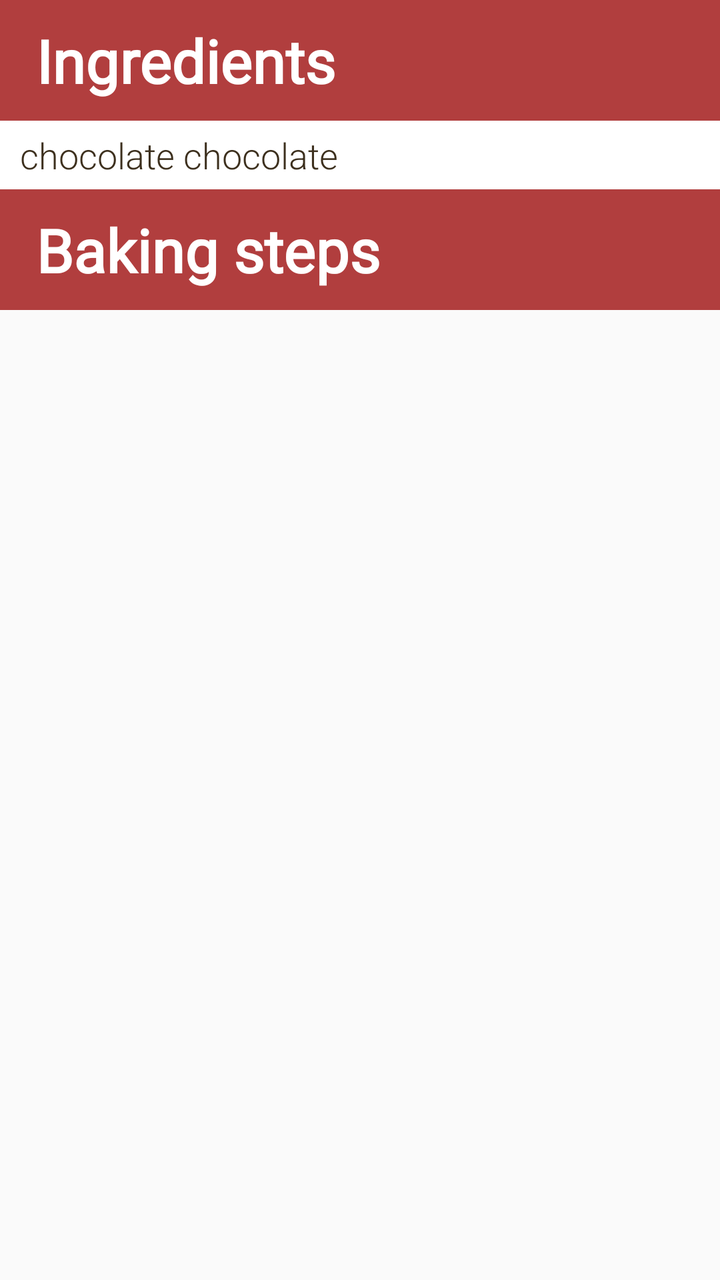
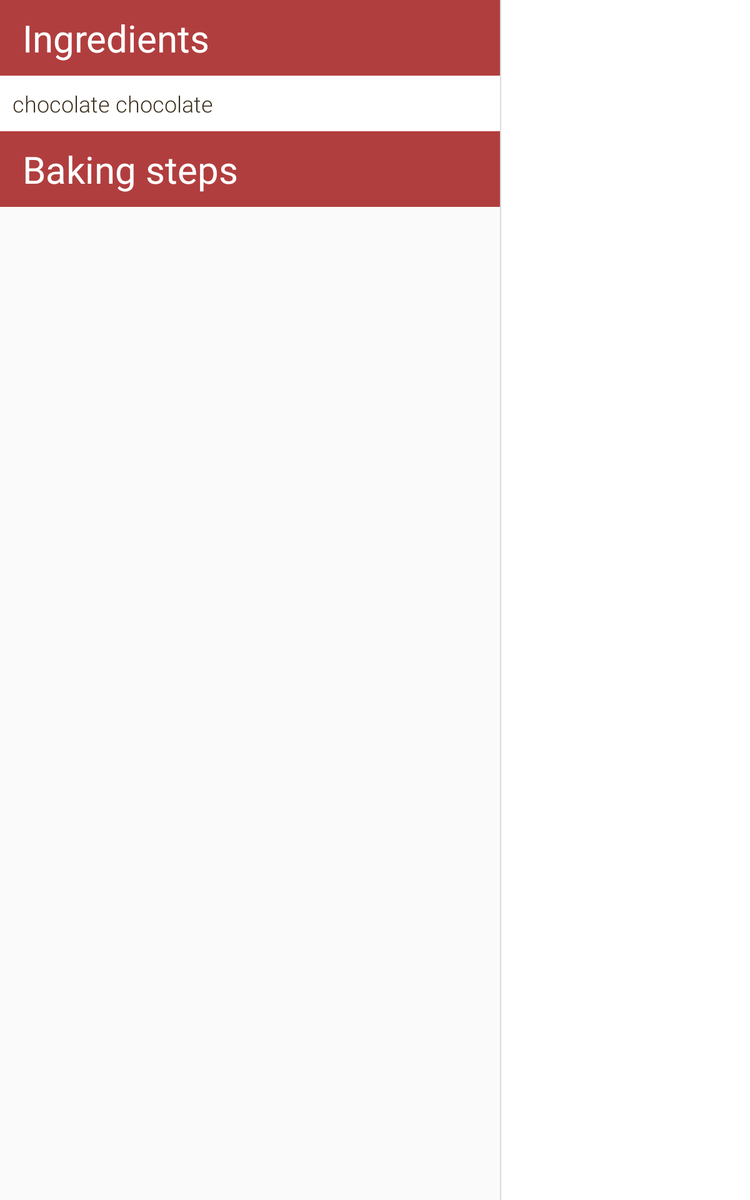

Two renders of one Android screen. The first uses the default layout on a phone; the second uses the alternative layout the repository ships for a different screen configuration, on a matching device. The two XML files are below.
<!-- AndroidManifest.xml: application theme AppTheme -->
<!-- res/layout/activity_item_frame_layout.xml -->
<ScrollView xmlns:android="http://schemas.android.com/apk/res/android"
    xmlns:app="http://schemas.android.com/apk/res-auto"
    xmlns:tools="http://schemas.android.com/tools"
    android:id="@+id/content_step_list_scrollView"
    android:layout_width="match_parent"
    android:layout_height="match_parent"
    android:scrollbarStyle="outsideOverlay"
    app:layoutManager="LinearLayoutManager"
    app:layout_behavior="@string/appbar_scrolling_view_behavior"
    tools:context=".ItemDetailActivity">


    <RelativeLayout xmlns:android="http://schemas.android.com/apk/res/android"
        xmlns:app="http://schemas.android.com/apk/res-auto"
        xmlns:tools="http://schemas.android.com/tools"
        android:layout_width="match_parent"
        android:layout_height="wrap_content">

        <RelativeLayout
            android:id="@+id/recipe_ingredients_layout"
            android:layout_width="match_parent"
            android:layout_height="wrap_content"
            android:background="@color/colorWhite"
            android:orientation="vertical">

            <RelativeLayout
                android:id="@+id/ingredient_title_layout"
                android:layout_width="match_parent"
                android:layout_height="wrap_content">

                <TextView
                    android:layout_width="match_parent"
                    android:layout_height="wrap_content"
                    android:background="@color/colorPrimary"
                    android:fontFamily="@font/amita"
                    android:padding="10dp"
                    android:paddingStart="18dp"
                    android:paddingEnd="0dp"
                    android:text="@string/tv_ingredients"
                    android:textColor="@color/colorWhite"
                    android:textSize="30sp"
                    android:textStyle="bold" />

            </RelativeLayout>


            <TextView
                android:id="@+id/tv_ingredients"
                android:layout_width="match_parent"
                android:layout_height="wrap_content"
                android:layout_below="@id/ingredient_title_layout"
                android:background="@color/colorSubLayout"
                android:fontFamily="sans-serif-light"
                android:padding="5dp"
                android:paddingStart="10dp"
                android:paddingEnd="0dp"
                android:text="@string/tvIngredients_sampleText"
                android:textColor="@color/colorTextLayout"
                android:textSize="18sp" />

        </RelativeLayout>

        <LinearLayout
            android:id="@+id/bakingSteps"
            android:layout_width="match_parent"
            android:layout_height="wrap_content"
            android:layout_below="@id/recipe_ingredients_layout"
            android:elevation="4dp"
            android:orientation="vertical">

            <TextView
                android:layout_width="match_parent"
                android:layout_height="wrap_content"
                android:background="@color/colorPrimary"
                android:fontFamily="@font/amita"
                android:padding="10dp"
                android:paddingStart="18dp"
                android:paddingEnd="0dp"
                android:text="@string/tv_bakingSteps"
                android:textColor="@color/colorWhite"
                android:textSize="30sp"
                android:textStyle="bold" />

            <android.support.v7.widget.RecyclerView
                android:id="@+id/rv_recipeSteps"
                android:layout_width="match_parent"
                android:layout_height="match_parent"
                android:background="@color/colorSubLayout"
                android:clipToPadding="false"
                android:nestedScrollingEnabled="false"
                app:layoutManager="LinearLayoutManager"
                tools:listitem="@layout/step_item" />

        </LinearLayout>

    </RelativeLayout>

</ScrollView>
<!-- res/layout/step_item.xml (included above) -->
<?xml version="1.0" encoding="utf-8"?>
<LinearLayout xmlns:android="http://schemas.android.com/apk/res/android"
    android:layout_width="match_parent"
    android:layout_height="wrap_content"
    android:orientation="vertical">

    <TextView
        android:id="@+id/tv_bakingSteps"
        android:layout_width="match_parent"
        android:layout_height="wrap_content"
        android:fontFamily="sans-serif-light"
        android:padding="2dp"
        android:paddingStart="10dp"
        android:paddingEnd="0dp"
        android:text="@string/bakingSteps_sampleText"
        android:textAppearance="?attr/textAppearanceListItem"
        android:textColor="@color/colorTextLayout"
        android:textSize="18sp" />
¬
</LinearLayout>
<!-- resources referenced by this layout -->
<resources>
  <color name="colorPrimary">#B13E3E</color>
  <color name="colorSubLayout">#FFFFFF</color>
  <color name="colorTextLayout">#3D301E</color>
  <color name="colorWhite">#ffffff</color>
  <string name="bakingSteps_sampleText">baking steps baking steps baking steps baking steps baking steps baking steps baking steps baking steps</string>
  <string name="tvIngredients_sampleText">chocolate chocolate</string>
  <string name="tv_bakingSteps">Baking steps</string>
  <string name="tv_ingredients">Ingredients</string>
  <style name="AppTheme" parent="Theme.AppCompat.Light.DarkActionBar">
          
          <item name="colorPrimary">@color/colorPrimary</item>
          <item name="colorPrimaryDark">@color/colorPrimaryDark</item>
          <item name="colorAccent">@color/colorAccent</item>
      </style>
  <color name="colorPrimaryDark">#561A1A</color>
  <color name="colorAccent">#BD945C</color>
</resources>
<!-- res/layout-sw600dp/activity_item_frame_layout.xml (the repository's variant of the layout above) -->
<!-- drawn on a 7-inch tablet held upright -->
<LinearLayout xmlns:android="http://schemas.android.com/apk/res/android"
    xmlns:app="http://schemas.android.com/apk/res-auto"
    xmlns:tools="http://schemas.android.com/tools"
    android:layout_width="match_parent"
    android:layout_height="match_parent"
    android:layout_margin="0dp"
    android:layout_weight="4"
    android:baselineAligned="false"
    android:divider="?android:attr/dividerHorizontal"
    android:orientation="horizontal"
    android:showDividers="middle"
    tools:context=".ItemDetailActivity">

    

    <ScrollView xmlns:android="http://schemas.android.com/apk/res/android"
        xmlns:app="http://schemas.android.com/apk/res-auto"
        xmlns:tools="http://schemas.android.com/tools"
        android:layout_width="400dp"
        android:layout_height="match_parent"
        android:clipToPadding="false"
        android:scrollbarStyle="outsideOverlay"
        app:layoutManager="LinearLayoutManager"
        app:layout_behavior="@string/appbar_scrolling_view_behavior"
        tools:context=".ItemDetailActivity"
        tools:ignore="MissingPrefix"
        tools:listitem="@layout/step_item">


        <RelativeLayout xmlns:android="http://schemas.android.com/apk/res/android"
            xmlns:app="http://schemas.android.com/apk/res-auto"
            xmlns:tools="http://schemas.android.com/tools"
            android:layout_width="match_parent"
            android:layout_height="wrap_content">

            <RelativeLayout
                android:id="@+id/recipe_ingredients_layout"
                android:layout_width="match_parent"
                android:layout_height="wrap_content"
                android:background="@color/colorWhite"
                android:orientation="vertical">

                <RelativeLayout
                    android:id="@+id/ingredient_title_layout"
                    android:layout_width="match_parent"
                    android:layout_height="wrap_content">

                    <TextView
                        android:layout_width="match_parent"
                        android:layout_height="wrap_content"
                        android:background="@color/colorPrimary"
                        android:fontFamily="@font/amita"
                        android:padding="10dp"
                        android:paddingStart="18dp"
                        android:paddingEnd="0dp"
                        android:text="@string/tv_ingredients"
                        android:textColor="@color/colorWhite"
                        android:textSize="30sp" />
                </RelativeLayout>


                <TextView
                    android:id="@+id/tv_ingredients"
                    android:layout_width="match_parent"
                    android:layout_height="wrap_content"
                    android:layout_below="@id/ingredient_title_layout"
                    android:background="@color/colorSubLayout"
                    android:fontFamily="sans-serif-light"
                    android:padding="10dp"
                    android:paddingStart="10dp"
                    android:paddingEnd="0dp"
                    android:text="@string/tvIngredients_sampleText"
                    android:textColor="@color/colorTextLayout"
                    android:textSize="18sp" />

            </RelativeLayout>

            <LinearLayout
                android:id="@+id/bakingSteps"
                android:layout_width="match_parent"
                android:layout_height="wrap_content"
                android:layout_below="@id/recipe_ingredients_layout"
                android:elevation="2dp"
                android:orientation="vertical">

                <TextView
                    android:layout_width="match_parent"
                    android:layout_height="wrap_content"
                    android:background="@color/colorPrimary"
                    android:fontFamily="@font/amita"
                    android:padding="10dp"
                    android:paddingStart="18dp"
                    android:paddingEnd="0dp"
                    android:text="@string/tv_bakingSteps"
                    android:textColor="@color/colorWhite"
                    android:textSize="30sp" />

                <android.support.v7.widget.RecyclerView
                    android:id="@+id/rv_recipeSteps"
                    android:layout_width="match_parent"
                    android:layout_height="match_parent"
                    android:background="@color/colorSubLayout"
                    android:clipToPadding="false"
                    android:nestedScrollingEnabled="false"
                    app:layoutManager="LinearLayoutManager"
                    tools:listitem="@layout/step_item" />

                
                
                
                
                
                
                

            </LinearLayout>

        </RelativeLayout>

    </ScrollView>


    <FrameLayout
        android:id="@+id/baking_steps_ScrollView"
        android:layout_width="0dp"
        android:layout_height="match_parent"
        android:layout_weight="3"
        android:background="@color/colorSubLayout" />

</LinearLayout>
